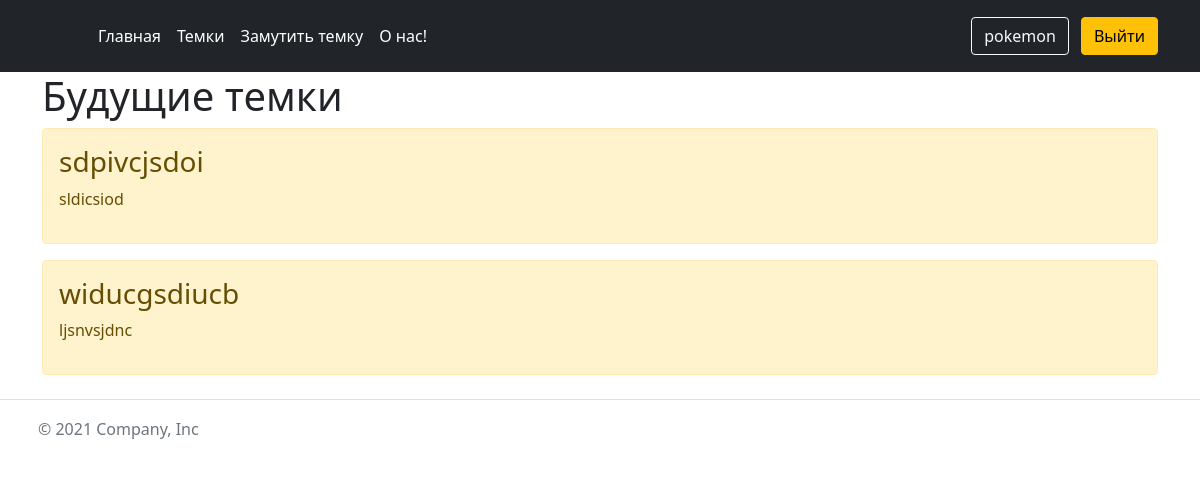
Screenshot of /temki (signed in) with the database file from the repository.
### main/models.py (models this page shows, shortened)
class Task(models.Model):
    title = models.CharField('Название', max_length=50)
    task = models.TextField('Описание')
    status = models.TextField("Status", default=0)

### main/views.py (the view)
# urls.py: path('temki', views.temki, name='temki'),
@login_required
def temki(request):
    tasks = Task.objects.all()
    result = render(request, 'main/temki.html', {'titles': 'Главная страница сайта', 'tasks': tasks})
    return result

### main/templates/main/temki.html (shortened to what this page needs)
{% extends 'main/base.html'%}
{% block content %}
    <h1>Будущие темки</h1>
    {% if tasks %}
        {% for el in tasks %}
            {% if el.status == '1' %}
                <div class="alert alert-warning mt-2">
                    <h3> {{ el.title}}</h3>
                    <p>{{ el.task}}</p>
                </div>
            {% endif %}
        {% endfor %}
    {% else %}
        <p> Нет темок!</p>
    {% endif %}
{% endblock %}

### main/templates/main/base.html (shortened to what this page needs)
<!doctype html>
<html lang="ru">
<head>
    <link rel="stylesheet" href="https://cdn.jsdelivr.net/npm/bootstrap@5.1.3/dist/css/bootstrap.min.css">
</head>
<body>
    <header class="p-3 bg-dark text-white">
        <div class="container">
            <div class="d-flex flex-wrap align-items-center justify-content-center justify-content-lg-start">
                <a href="/" class="d-flex align-items-center mb-2 mb-lg-0 text-white text-decoration-none">
                    <svg class="bi me-2" width="40" height="32" role="img" aria-label="Bootstrap"><use xlink:href="#bootstrap"></use></svg>
                </a>
            <ul class="nav col-12 col-lg-auto me-lg-auto mb-2 justify-content-center mb-md-0">
                {% if request.user.is_authenticated %}
                <li><a href="{% url 'home' %}" class="nav-link px-2 text-white">Главная</a></li>
                <li><a href="{% url 'temki' %}" class="nav-link px-2 text-white">Темки</a></li>
                <li><a href="{% url 'create' %}" class="nav-link px-2 text-white">Замутить темку</a></li>
                <li><a href="{% url 'about' %}" class="nav-link px-2 text-white">О нас!</a></li>
                {% else %}
                <li><a href="{% url 'home' %}" class="nav-link px-2 text-white">Главная</a></li>
                <li><a href="{% url 'about' %}" class="nav-link px-2 text-white">О нас!</a></li>
                {% endif %}
            </ul>
            <div class="text-end">
                {% if request.user.is_authenticated %}
                <button type="button" class="btn btn-outline-light me-2">{{ user.username }}</button>
                <a href="{% url 'logoutt' %}"><button type="button" class="btn btn-warning">Выйти</button></a>
                {% else %}
                <a href="{% url 'sign-up' %}"><button type="button" class="btn btn-outline-light me-2">Регистрация</button></a>
                <a href="{% url 'login' %}"><button type="button" class="btn btn-warning">Войти</button></a>
                {% endif %}
            </div>
    </header>
    <main>
        <div class = "container">
            {% block content %} {% endblock %}
    </main>
    <footer class="d-flex flex-wrap justify-content-between align-items-center py-3 my-4 border-top">
        <div class="col-md-4 d-flex align-items-center">
            <a href="/" class="mb-3 me-2 mb-md-0 text-muted text-decoration-none lh-1">
                <svg class="bi" width="30" height="24"><use xlink:href="#bootstrap"></use></svg>
            </a>
            <span class="text-muted">© 2021 Company, Inc</span>
        </div>
        <ul class="nav col-md-4 justify-content-end list-unstyled d-flex">
            <li class="ms-3"><a class="text-muted" href="#"><svg class="bi" width="24" height="24"><use xlink:href="#twitter"></use></svg></a></li>
            <li class="ms-3"><a class="text-muted" href="#"><svg class="bi" width="24" height="24"><use xlink:href="#instagram"></use></svg></a></li>
            <li class="ms-3"><a class="text-muted" href="#"><svg class="bi" width="24" height="24"><use xlink:href="#facebook"></use></svg></a></li>
        </ul>
    </footer>
</body>
</html>

### rows the page displays
Task: title "sdpivcjsdoi", task "sldicsiod"
Task: title "widucgsdiucb", task "ljsnvsjdnc"

### other values shown
{{ user.username }} "pokemon"
